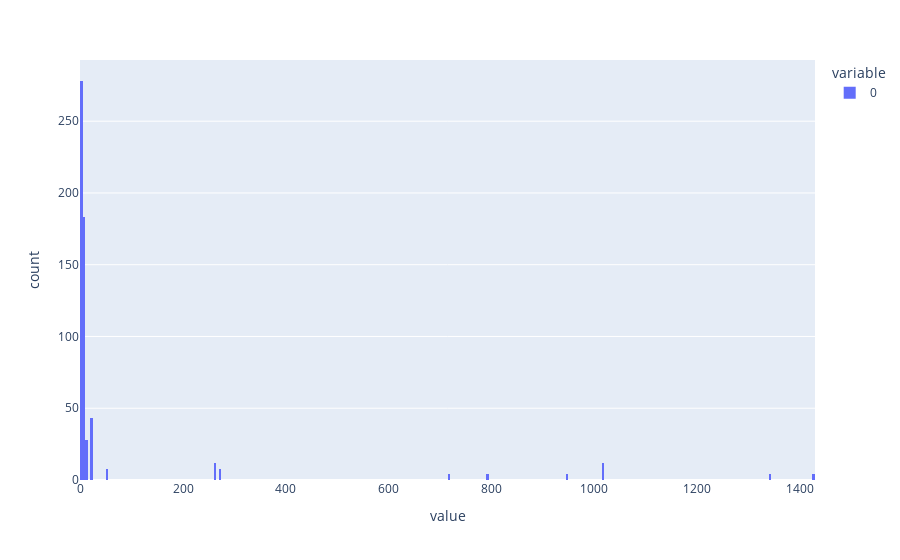

This figure's notebook cell:
### Code cell
import plotly.express as px
fig = px.histogram(data_frame= raw_data.isna().sum() , nbins=raw_data.shape[1])
fig.show()

### Figure 1 — Plotly figure (JSON) as saved in the notebook; plotly's stock layout.template omitted (floating-point values rounded to 4 significant figures; data arrays with more than 128 entries replaced by an {"elided": "..."} marker saying what was removed)
{"data": [{"alignmentgroup": "True", "bingroup": "x", "hovertemplate": "variable=0<br>value=%{x}<br>count=%{y}<extra></extra>", "legendgroup": "0", "marker": {"color": "#636efa", "pattern": {"shape": ""}}, "name": "0", "nbinsx": 592, "offsetgroup": "0", "orientation": "v", "showlegend": true, "type": "histogram", "x": {"elided": "592 int values"}, "xaxis": "x", "yaxis": "y"}], "layout": {"barmode": "relative", "legend": {"title": {"text": "variable"}, "tracegroupgap": 0}, "margin": {"t": 60}, "xaxis": {"anchor": "y", "domain": [0, 1], "title": {"text": "value"}}, "yaxis": {"anchor": "x", "domain": [0, 1], "title": {"text": "count"}}}}
